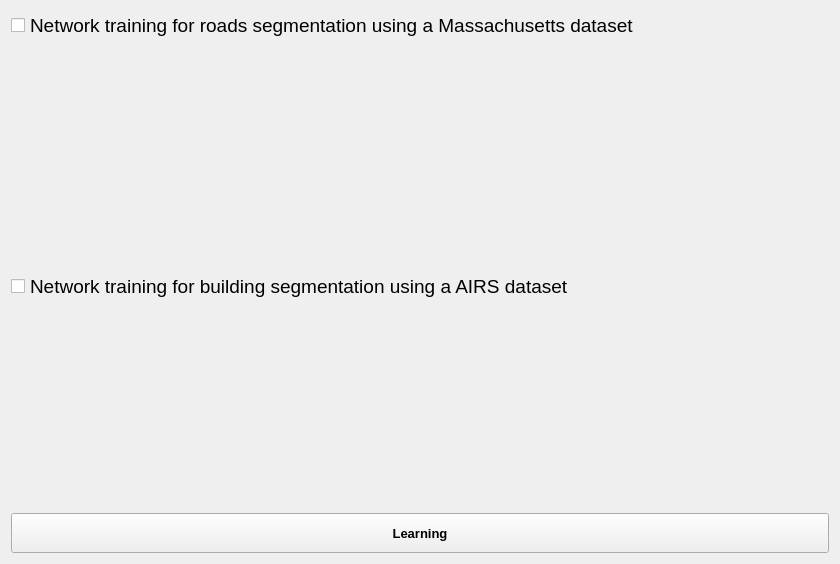
          <widget class="QWidget" name="tab">
           <attribute name="title">
            <string>Datasets</string>
           </attribute>
           <layout class="QVBoxLayout" name="verticalLayout_7">
            <item>
             <layout class="QVBoxLayout" name="verticalLayout_3">
              <item>
               <layout class="QVBoxLayout" name="verticalLayout_2">
                <item>
                 <widget class="QCheckBox" name="MassachusettsDatasetCheckbox">
                  <property name="font">
                   <font>
                    <pointsize>14</pointsize>
                   </font>
                  </property>
                  <property name="text">
                   <string>Network training for roads segmentation using a Massachusetts dataset </string>
                  </property>
                 </widget>
                </item>
                <item>
                 <layout class="QHBoxLayout" name="horizontalLayout">
                  <item>
                   <widget class="QLabel" name="label_30">
                    <property name="minimumSize">
                     <size>
                      <width>200</width>
                      <height>200</height>
                     </size>
                    </property>
                    <property name="maximumSize">
                     <size>
                      <width>200</width>
                      <height>200</height>
                     </size>
                    </property>
                    <property name="frameShape">
                     <enum>QFrame::NoFrame</enum>
                    </property>
                    <property name="text">
                     <string/>
                    </property>
                    <property name="pixmap">
                     <pixmap>../Data/MassachusettsRoads/train/10228720_15.tiff</pixmap>
                    </property>
                    <property name="scaledContents">
                     <bool>true</bool>
                    </property>
                   </widget>
                  </item>
                  <item>
                   <widget class="QLabel" name="label_33">
                    <property name="minimumSize">
                     <size>
                      <width>200</width>
                      <height>200</height>
                     </size>
                    </property>
                    <property name="maximumSize">
                     <size>
                      <width>200</width>
                      <height>200</height>
                     </size>
                    </property>
                    <property name="frameShape">
                     <enum>QFrame::NoFrame</enum>
                    </property>
                    <property name="text">
                     <string/>
                    </property>
                    <property name="pixmap">
                     <pixmap>../Data/MassachusettsRoads/train_labels/10228720_15.tif</pixmap>
                    </property>
                    <property name="scaledContents">
                     <bool>true</bool>
                    </property>
                   </widget>
                  </item>
                  <item>
                   <widget class="QLabel" name="label_34">
                    <property name="minimumSize">
                     <size>
                      <width>200</width>
                      <height>200</height>
                     </size>
                    </property>
                    <property name="maximumSize">
                     <size>
                      <width>200</width>
                      <height>200</height>
                     </size>
                    </property>
                    <property name="frameShape">
                     <enum>QFrame::NoFrame</enum>
                    </property>
                    <property name="text">
                     <string/>
                    </property>
                    <property name="pixmap">
                     <pixmap>../Data/MassachusettsRoads/train/10378705_15.tiff</pixmap>
                    </property>
                    <property name="scaledContents">
                     <bool>true</bool>
                    </property>
                   </widget>
                  </item>
                  <item>
                   <widget class="QLabel" name="label_35">
                    <property name="minimumSize">
                     <size>
                      <width>200</width>
                      <height>200</height>
                     </size>
                    </property>
                    <property name="maximumSize">
                     <size>
                      <width>200</width>
                      <height>200</height>
                     </size>
                    </property>
                    <property name="frameShape">
                     <enum>QFrame::NoFrame</enum>
                    </property>
                    <property name="text">
                     <string/>
                    </property>
                    <property name="pixmap">
                     <pixmap>../Data/MassachusettsRoads/train_labels/10378705_15.tif</pixmap>
                    </property>
                    <property name="scaledContents">
                     <bool>true</bool>
                    </property>
                   </widget>
                  </item>
                 </layout>
                </item>
                <item>
                 <spacer name="verticalSpacer_2">
                  <property name="orientation">
                   <enum>Qt::Vertical</enum>
                  </property>
                  <property name="sizeType">
                   <enum>QSizePolicy::Minimum</enum>
                  </property>
                  <property name="sizeHint" stdset="0">
                   <size>
                    <width>20</width>
                    <height>20</height>
                   </size>
                  </property>
                 </spacer>
                </item>
                <item>
                 <widget class="QCheckBox" name="AirsDatasetCheckbox">
                  <property name="font">
                   <font>
                    <pointsize>14</pointsize>
                   </font>
                  </property>
                  <property name="text">
                   <string>Network training for building segmentation using a AIRS dataset </string>
                  </property>
                 </widget>
                </item>
                <item>
                 <layout class="QHBoxLayout" name="horizontalLayout_3">
                  <item>
                   <widget class="QLabel" name="label_38">
                    <property name="minimumSize">
                     <size>
                      <width>200</width>
                      <height>200</height>
                     </size>
                    </property>
                    <property name="maximumSize">
                     <size>
                      <width>200</width>
                      <height>200</height>
                     </size>
                    </property>
                    <property name="frameShape">
                     <enum>QFrame::NoFrame</enum>
                    </property>
                    <property name="text">
                     <string/>
                    </property>
                    <property name="pixmap">
                     <pixmap>C:/Users/matve/Desktop/qwe1.PNG</pixmap>
                    </property>
                    <property name="scaledContents">
                     <bool>true</bool>
                    </property>
                   </widget>
                  </item>
                  <item>
                   <widget class="QLabel" name="label_39">
                    <property name="minimumSize">
                     <size>
                      <width>200</width>
                      <height>200</height>
                     </size>
                    </property>
                    <property name="maximumSize">
                     <size>
                      <width>200</width>
                      <height>200</height>
                     </size>
                    </property>
                    <property name="frameShape">
                     <enum>QFrame::NoFrame</enum>
                    </property>
                    <property name="text">
                     <string/>
                    </property>
                    <property name="pixmap">
                     <pixmap>../Data/AIRS/test/color/label/vis/christchurch_285_vis.tif</pixmap>
                    </property>
                    <property name="scaledContents">
                     <bool>true</bool>
                    </property>
                   </widget>
                  </item>
                  <item>
                   <widget class="QLabel" name="label_37">
                    <property name="minimumSize">
                     <size>
                      <width>200</width>
                      <height>200</height>
                     </size>
                    </property>
                    <property name="maximumSize">
                     <size>
                      <width>200</width>
                      <height>200</height>
                     </size>
                    </property>
                    <property name="frameShape">
                     <enum>QFrame::NoFrame</enum>
                    </property>
                    <property name="text">
                     <string/>
                    </property>
                    <property name="pixmap">
                     <pixmap>C:/Users/matve/Desktop/qwer614.PNG</pixmap>
                    </property>
                    <property name="scaledContents">
                     <bool>true</bool>
                    </property>
                   </widget>
                  </item>
                  <item>
                   <widget class="QLabel" name="label_36">
                    <property name="minimumSize">
                     <size>
                      <width>200</width>
                      <height>200</height>
                     </size>
                    </property>
                    <property name="maximumSize">
                     <size>
                      <width>200</width>
                      <height>200</height>
                     </size>
                    </property>
                    <property name="frameShape">
                     <enum>QFrame::NoFrame</enum>
                    </property>
                    <property name="text">
                     <string/>
                    </property>
                    <property name="pixmap">
                     <pixmap>../Data/AIRS/test/color/label/vis/christchurch_614_vis.tif</pixmap>
                    </property>
                    <property name="scaledContents">
                     <bool>true</bool>
                    </property>
                   </widget>
                  </item>
                 </layout>
                </item>
               </layout>
              </item>
              <item>
               <widget class="QPushButton" name="start_learning_button">
                <property name="minimumSize">
                 <size>
                  <width>0</width>
                  <height>40</height>
                 </size>
                </property>
                <property name="font">
                 <font>
                  <pointsize>10</pointsize>
                  <weight>75</weight>
                  <bold>true</bold>
                 </font>
                </property>
                <property name="text">
                 <string>Learning</string>
                </property>
               </widget>
              </item>
             </layout>
            </item>
           </layout>
          </widget>
